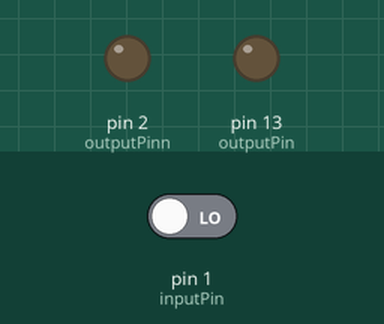
Simulated run of this sketch. Board: Arduino Uno, built with avr-gcc and run on an emulated ATmega328P. On the bench: output pins drawn as LEDs (lit = HIGH). Dashed ring = blinking. The test bench sets the inputs (shaded band); at power-on: pin 1 (inputPin) LOW.

Above: at 1.2 s.
1.3 s: pin 1 (inputPin) driven HIGH
At 1.6 s:
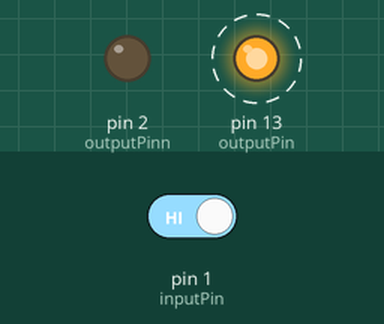
At 2.7 s:
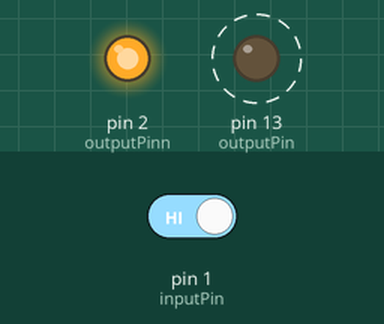
4.3 s: pin 1 (inputPin) driven LOW
At 5.1 s:
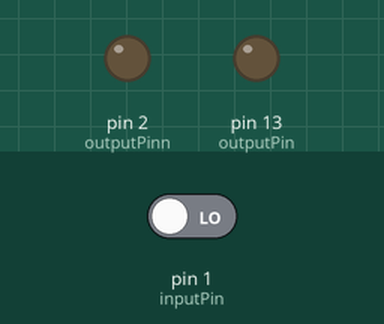
Timing chart, 0 to 7.3 s (numbered marks = the images above; inputs shaded):
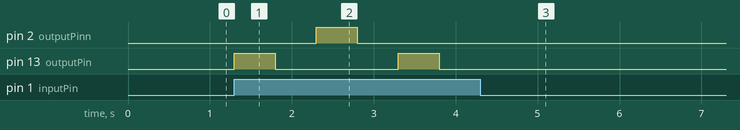

The sketch:

fantastic_habbi1.ino
```cpp
int inputPin = 1;
int outputPin = 13;
int outputPinn = 2;
int number = 0;


bool buttonPress = false;

void setup()
{
  pinMode(inputPin, INPUT);
  pinMode(outputPin, OUTPUT);
  pinMode(outputPinn, OUTPUT);

}

void loop()
{
  buttonPress = digitalRead(inputPin);

  if (buttonPress) {
  	digitalWrite(outputPin, HIGH);
  	delay(500);
  	digitalWrite(outputPin, LOW);
  	delay(500);
    digitalWrite(outputPinn, HIGH);
  	delay(500);
  	digitalWrite(outputPinn, LOW);
  	delay(500);
    digitalWrite(outputPin, HIGH);
  	delay(500);
  	digitalWrite(outputPin, LOW);
  	delay(500);
    number = number + 1;
    if (number > 3){
   		digitalWrite(outputPin, HIGH);
  		delay(250);
  		digitalWrite(outputPin, LOW);
  		delay(250);
    	digitalWrite(outputPinn, HIGH);
  		delay(250);
  		digitalWrite(outputPinn, LOW);
  		delay(250);
    }
  }
  else {
  	digitalWrite(outputPin,LOW);
  }
}
```

Measured:
- after the input at 1.3 s, pin 2 (outputPinn): LOW → HIGH after 1.0 s, → LOW 0.50 s later; pin 13 (outputPin): alternates HIGH for 0.50 s and LOW for 1.5 s, starting at once
- after the input at 4.3 s, pin 2 (outputPinn), pin 13 (outputPin): stops changing and stays LOW
